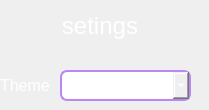
         <widget class="QWidget" name="page_4">
          <widget class="QComboBox" name="comboBox">
           <property name="geometry">
            <rect>
             <x>60</x>
             <y>70</y>
             <width>131</width>
             <height>31</height>
            </rect>
           </property>
           <property name="styleSheet">
            <string notr="true">border:2px solid rgb(186, 135, 245);
border-radius:7px;
color: rgb(255, 255, 255);</string>
           </property>
           <item>
            <property name="text">
             <string>Light</string>
            </property>
           </item>
           <item>
            <property name="text">
             <string>Dark</string>
            </property>
           </item>
           <item>
            <property name="text">
             <string>tem3</string>
            </property>
           </item>
           <item>
            <property name="text">
             <string>tem4</string>
            </property>
           </item>
           <item>
            <property name="text">
             <string>temt5</string>
            </property>
           </item>
           <item>
            <property name="text">
             <string>tem6</string>
            </property>
           </item>
          </widget>
          <widget class="QLabel" name="label_6">
           <property name="geometry">
            <rect>
             <x>0</x>
             <y>70</y>
             <width>49</width>
             <height>30</height>
            </rect>
           </property>
           <property name="font">
            <font>
             <pointsize>12</pointsize>
            </font>
           </property>
           <property name="styleSheet">
            <string notr="true">color: rgb(255, 255, 255)</string>
           </property>
           <property name="text">
            <string>Theme</string>
           </property>
          </widget>
          <widget class="QLabel" name="label_16">
           <property name="geometry">
            <rect>
             <x>0</x>
             <y>10</y>
             <width>200</width>
             <height>31</height>
            </rect>
           </property>
           <property name="font">
            <font>
             <family>Segoe UI</family>
             <pointsize>18</pointsize>
            </font>
           </property>
           <property name="styleSheet">
            <string notr="true">color: rgb(255, 255, 255);</string>
           </property>
           <property name="text">
            <string>setings</string>
           </property>
           <property name="alignment">
            <set>Qt::AlignCenter</set>
           </property>
          </widget>
         </widget>
